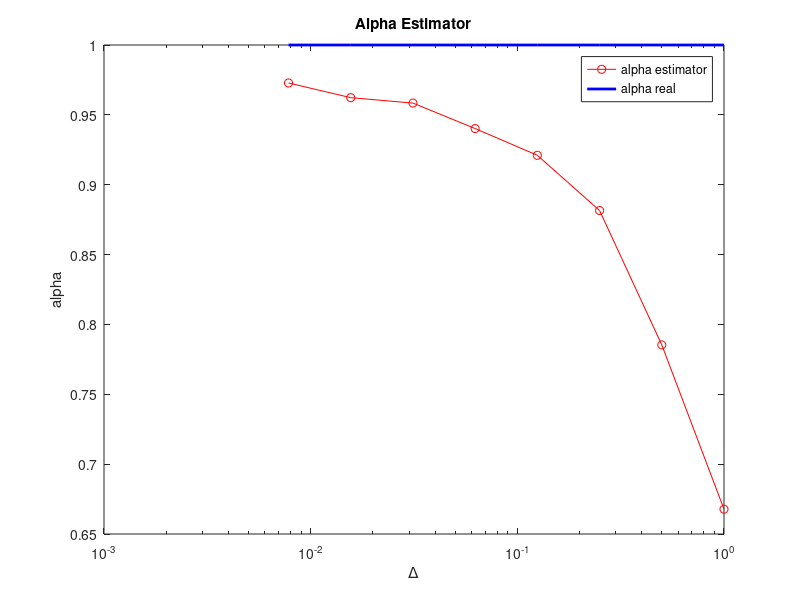
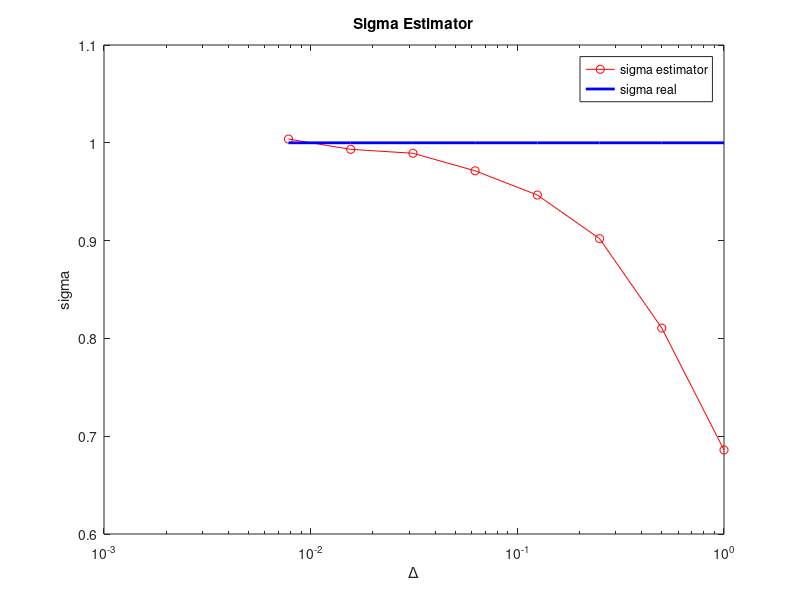
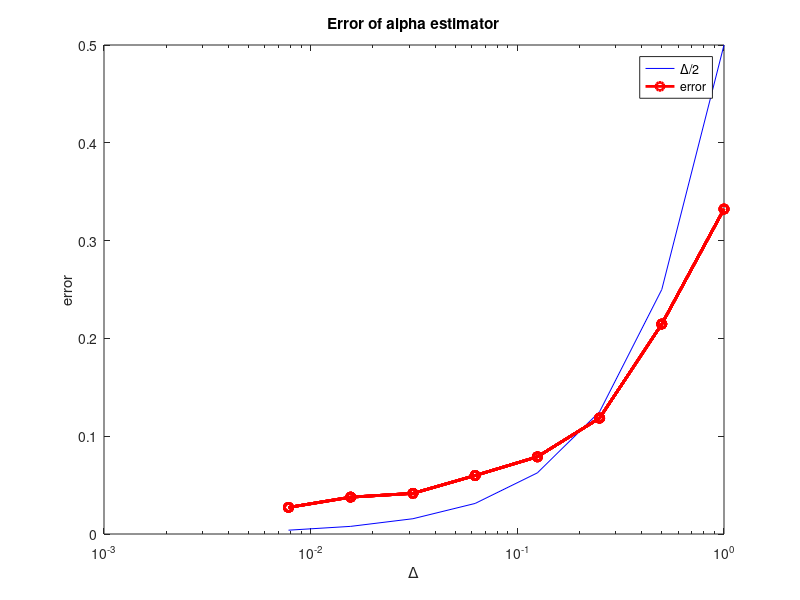
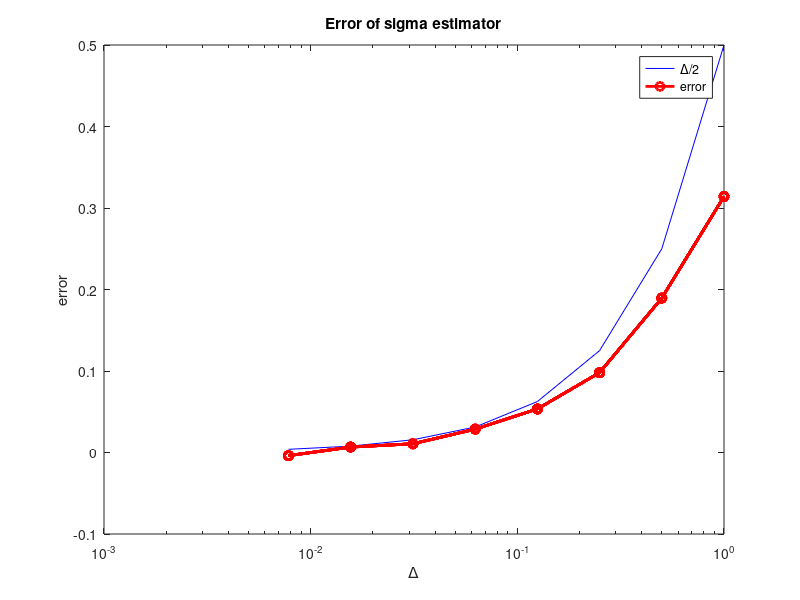

These charts were generated, in order, by the following MATLAB code:
clc
clear
close

%% computing classic estimators for alpha and sigma
rng(30026);

% Experimental setting
alpha = 1;
sigma = 1;
X0 = 1; %initial value
T = 1e3; %final time
h = 2^(-10); %timestep for the "exact" trajectory
nSteps = T/h;
tVec = 0:h:T;

% Generating "exact" single trajectory
Y = zeros(nSteps+1, 1);
Y(1) = X0;
dW = sqrt(h)*randn(1, nSteps); %random brownian increments
for ii = 1:nSteps
    Y(ii+1) = Y(ii) -alpha * Y(ii) * h + sqrt(2*sigma) * dW(ii); %Milstein method
end

% Computing alpha and sigma as definied in question4, with different
% sampling rates
dt = 2.^-(0:7); %vector of progressively finer sampling rates
N = T./dt;
%initializing vectors to be populated in the for loop
alpha_hat = zeros(length(dt),1); 
sigma_hat = zeros(length(dt),1);
%computing the estimators for different values of dt
for ii = 1:length(N)
    indeces = 1 : nSteps/N(ii) : nSteps+1; %indeces of the sampled points
    X_tilde = Y(indeces); %sampled points
    alpha_hat(ii) = -1/dt(ii) * sum(X_tilde(1:end-1) .* (X_tilde(2:end)- X_tilde(1:end-1))) / sum(X_tilde(1:end-1).^2);
    sigma_hat(ii) = 1/(2*N(ii)*dt(ii)) * sum( (X_tilde(2:end)- X_tilde(1:end-1)).^2 );
end

%plot of the estimator for alpha
figure(1)
semilogx(dt, alpha_hat, '-or', dt, alpha*ones(length(dt),1), '-b', 'LineWidth',2)
title('Alpha Estimator')
legend('alpha estimator', 'alpha real')
xlabel('\Delta')
ylabel('alpha')

%plot of the estimator for sigma
figure(2)
semilogx(dt, sigma_hat, '-or', dt, sigma*ones(length(dt),1), '-b', 'LineWidth',2)
title('Sigma Estimator')
legend('sigma estimator', 'sigma real')
xlabel('\Delta')
ylabel('sigma')

% Plot of the trend of the error on the estimate of alpha
err_alpha = alpha*ones(length(dt)) - alpha_hat;
figure(3)
semilogx(dt, dt/2, '-b', dt, err_alpha, '-or', 'LineWidth',2)
title('Error of alpha estimator')
legend('\Delta/2', 'error')
xlabel('\Delta')
ylabel('error')

% Plot of the trend of the error on the estimate of sigma
err_sigma = sigma*ones(length(dt)) - sigma_hat;
figure(4)
semilogx(dt, dt/2, '-b', dt, err_sigma, '-or', 'LineWidth',2)
title('Error of sigma estimator')
legend('\Delta/2', 'error')
xlabel('\Delta')
ylabel('error')
